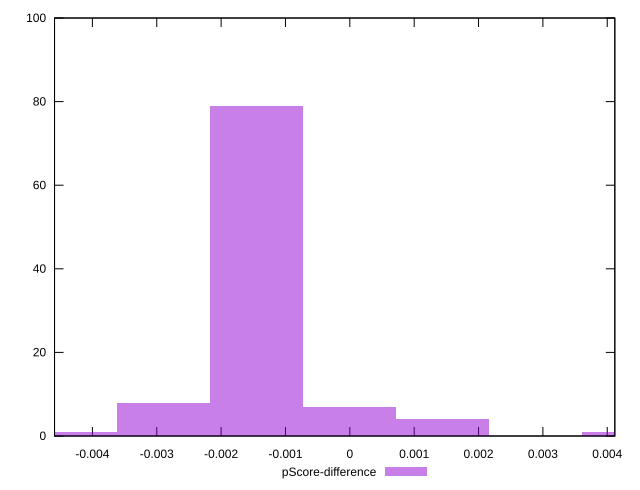

This chart was generated by the following gnuplot code:
reset

$pScoreDifference <<EOF
0 7
0.0014447405773867854 4
-0.0014447405773867854 79
-0.002889481154773571 8
-0.004334221732160356 1
0.004334221732160356 1
EOF

set key outside below
set boxwidth 0.0014447405773867854
set xrange [-0.004588235294117671:0.004117647058823559]
set yrange [0:100]
set trange [0:100]
set style fill transparent solid 0.5 noborder
set terminal svg size 640, 490 enhanced background rgb 'white'
set output "report_00019_2021-02-10T18-14-37.922Z//uses-rel-preload/samples/pages+cached/pScore-difference/histogram.svg"

plot $pScoreDifference title "pScore-difference" with boxes

reset
